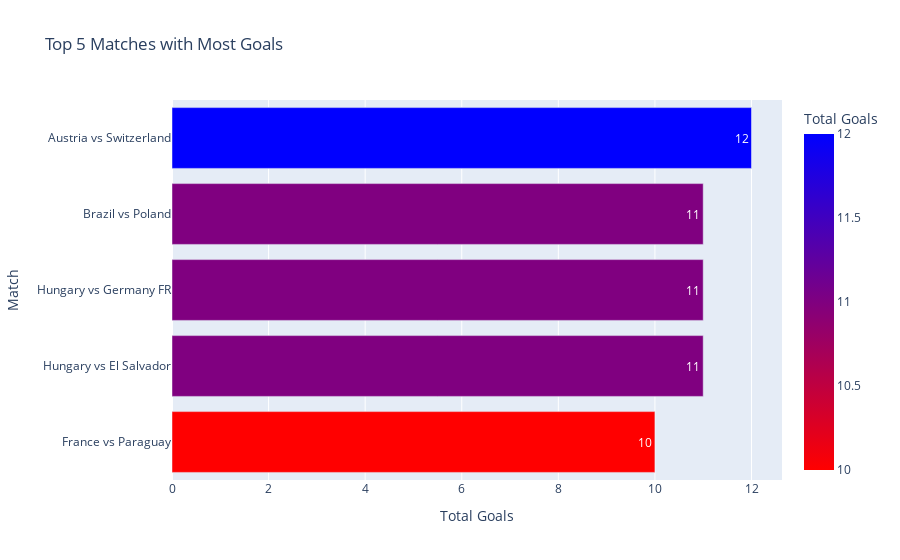
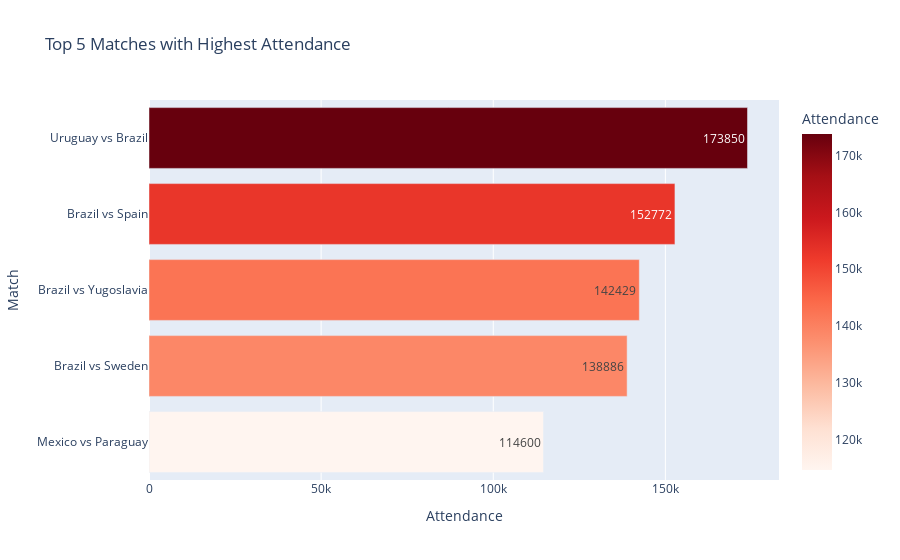

Notebook code cell kept with these figures, in order:
### Markdown cell above
# Подготовка данных
matches_df['Total Goals'] = matches_df['Home Team Goals'] + matches_df['Away Team Goals']

# ТОП-5 матчей по различным критериям
top_matches_by_goals = matches_df.sort_values(by='Total Goals', ascending=False).head(5)
top_matches_by_attendance = matches_df.sort_values(by='Attendance', ascending=False).head(5)

# Визуализация ТОП-5 матчей по различным критериям с использованием Matplotlib

# График для ТОП-5 матчей с наибольшим количеством голов
plt.figure(figsize=(10, 6))
sns.barplot(x='Total Goals', y=[' vs '.join(row) for row in top_matches_by_goals.head().sort_values('Total Goals', ascending=True)[['Home Team Name', 'Away Team Name']].values], data=top_matches_by_goals.sort_values('Total Goals', ascending=True), palette='viridis')
plt.title('Top 5 Matches with Most Goals')
plt.xlabel('Total Goals')
plt.ylabel('Match')
plt.grid(axis='x')
plt.show()

# График для ТОП-5 матчей с наибольшей посещаемостью
plt.figure(figsize=(10, 6))
sns.barplot(x='Attendance', y=[' vs '.join(row) for row in top_matches_by_attendance.head().sort_values('Attendance', ascending=True)[['Home Team Name', 'Away Team Name']].values], data=top_matches_by_attendance.sort_values('Attendance', ascending=True), palette='Reds')
plt.title('Top 5 Matches with Highest Attendance')
plt.xlabel('Attendance')
plt.ylabel('Match')
plt.grid(axis='x')
plt.show()

### Code cell
# Подготовка данных
matches_df['Total Goals'] = matches_df['Home Team Goals'] + matches_df['Away Team Goals']

# ТОП-5 матчей по различным критериям
top_matches_by_goals = matches_df.sort_values(by='Total Goals', ascending=False).head(5)
top_matches_by_attendance = matches_df.sort_values(by='Attendance', ascending=False).head(5)

# Визуализация ТОП-5 матчей по различным критериям с использованием Plotly

# График для ТОП-5 матчей с наибольшим количеством голов
fig1 = px.bar(top_matches_by_goals.head().sort_values('Total Goals', ascending=True),
              x='Total Goals',
              y=[' vs '.join(row) for row in top_matches_by_goals.head().sort_values('Total Goals', ascending=True)[['Home Team Name', 'Away Team Name']].values],
              title='Top 5 Matches with Most Goals',
              labels={'y': 'Match'},
              text='Total Goals',
              color='Total Goals',
              color_continuous_scale='Bluered_r')
fig1.update_layout(showlegend=False)
fig1.update_traces(texttemplate='%{text}', textposition='inside')
fig1.show()

# График для ТОП-5 матчей с наибольшей посещаемостью
fig2 = px.bar(top_matches_by_attendance.head().sort_values('Attendance', ascending=True),
              x='Attendance',
              y=[' vs '.join(row) for row in top_matches_by_attendance.head().sort_values('Attendance', ascending=True)[['Home Team Name', 'Away Team Name']].values],
              title='Top 5 Matches with Highest Attendance',
              labels={'y': 'Match'},
              text='Attendance',
              color='Attendance',
              color_continuous_scale='Reds')
fig2.update_layout(showlegend=False)
fig2.update_traces(texttemplate='%{text}', textposition='inside')
fig2.show()

### Figure 1 — Plotly figure (JSON) as saved in the notebook; plotly's stock layout.template omitted (floating-point values rounded to 4 significant figures)
{"data": [{"alignmentgroup": "True", "hovertemplate": "Total Goals=%{marker.color}<br>Match=%{y}<extra></extra>", "legendgroup": "", "marker": {"color": [10, 11, 11, 11, 12], "coloraxis": "coloraxis", "pattern": {"shape": ""}}, "name": "", "offsetgroup": "", "orientation": "h", "showlegend": false, "text": [10, 11, 11, 11, 12], "textposition": "inside", "texttemplate": "%{text}", "type": "bar", "x": [10, 11, 11, 11, 12], "xaxis": "x", "y": ["France vs Paraguay", "Hungary vs El Salvador", "Hungary vs Germany FR", "Brazil vs Poland", "Austria vs Switzerland"], "yaxis": "y"}], "layout": {"barmode": "relative", "coloraxis": {"colorbar": {"title": {"text": "Total Goals"}}, "colorscale": [[0, "rgb(255,0,0)"], [1, "rgb(0,0,255)"]]}, "legend": {"tracegroupgap": 0}, "showlegend": false, "title": {"text": "Top 5 Matches with Most Goals"}, "xaxis": {"anchor": "y", "domain": [0, 1], "title": {"text": "Total Goals"}}, "yaxis": {"anchor": "x", "domain": [0, 1], "title": {"text": "Match"}}}}

### Figure 2 — Plotly figure (JSON) as saved in the notebook; plotly's stock layout.template omitted (floating-point values rounded to 4 significant figures)
{"data": [{"alignmentgroup": "True", "hovertemplate": "Attendance=%{marker.color}<br>Match=%{y}<extra></extra>", "legendgroup": "", "marker": {"color": [114600, 138886, 142429, 152772, 173850], "coloraxis": "coloraxis", "pattern": {"shape": ""}}, "name": "", "offsetgroup": "", "orientation": "h", "showlegend": false, "text": [114600, 138886, 142429, 152772, 173850], "textposition": "inside", "texttemplate": "%{text}", "type": "bar", "x": [114600, 138886, 142429, 152772, 173850], "xaxis": "x", "y": ["Mexico vs Paraguay", "Brazil vs Sweden", "Brazil vs Yugoslavia", "Brazil vs Spain", "Uruguay vs Brazil"], "yaxis": "y"}], "layout": {"barmode": "relative", "coloraxis": {"colorbar": {"title": {"text": "Attendance"}}, "colorscale": [[0, "rgb(255,245,240)"], [0.125, "rgb(254,224,210)"], [0.25, "rgb(252,187,161)"], [0.375, "rgb(252,146,114)"], [0.5, "rgb(251,106,74)"], [0.625, "rgb(239,59,44)"], [0.75, "rgb(203,24,29)"], [0.875, "rgb(165,15,21)"], [1, "rgb(103,0,13)"]]}, "legend": {"tracegroupgap": 0}, "showlegend": false, "title": {"text": "Top 5 Matches with Highest Attendance"}, "xaxis": {"anchor": "y", "domain": [0, 1], "title": {"text": "Attendance"}}, "yaxis": {"anchor": "x", "domain": [0, 1], "title": {"text": "Match"}}}}
